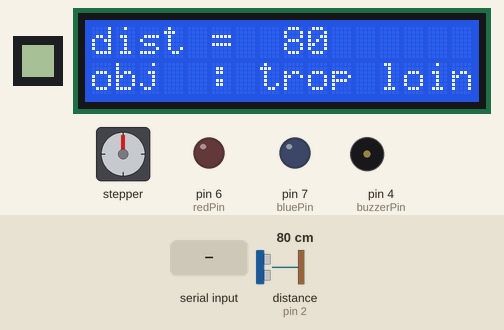
A sketch run on a simulated Arduino Mega 2560, built with avr-gcc and run on an emulated ATmega2560. Shown: 8×8 one-colour display, 16×2 character LCD, stepper motor, output pins drawn as LEDs (lit = HIGH), buzzer (waves = sounding). Dashed ring = blinking. The inputs (shaded band) are chosen by the test bench; at power-on: distance to the obstacle (sensor on pin 2) 80 cm. The echo pulse lasts 58.3 µs per cm; stepper angles assume 2048 steps per turn; what the sketch prints to the serial monitor is not drawn.

Above: at 3.3 s.
3.4 s: distance to the obstacle (sensor on pin 2) set to 2 cm
At 3.68 s:
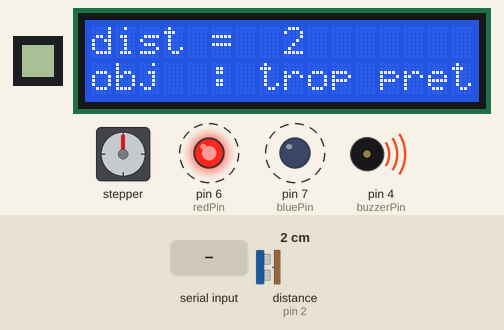
6.0 s: "g_dist\n" received over Serial
At 6.49 s:
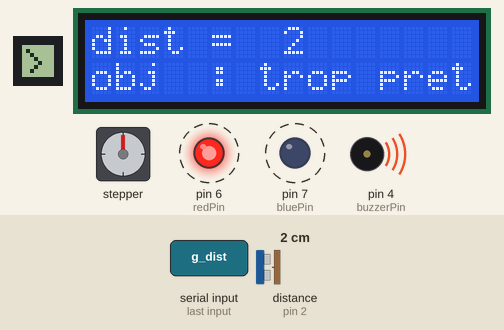
8.8 s: distance to the obstacle (sensor on pin 2) set to 35 cm
At 9.28 s:
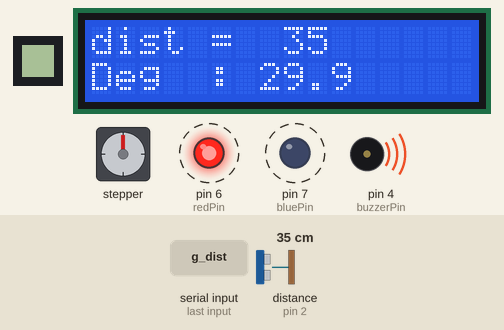
11.6 s: "cfg;1\n" received over Serial
At 11.96 s:
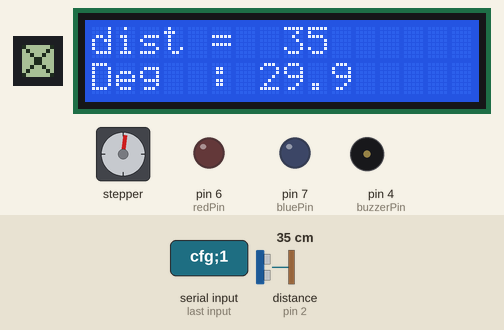
14.3 s: distance to the obstacle (sensor on pin 2) set to 18 cm
At 15.02 s:
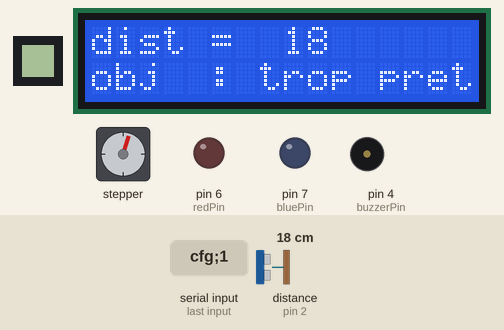
17.0 s: distance to the obstacle (sensor on pin 2) set to 13 cm
At 17.52 s:
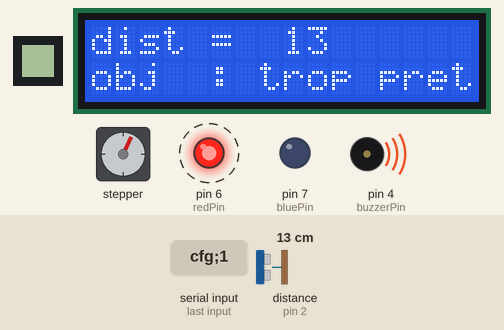
Timing chart, 0 to 20.9 s (numbered marks = the images above; inputs shaded):
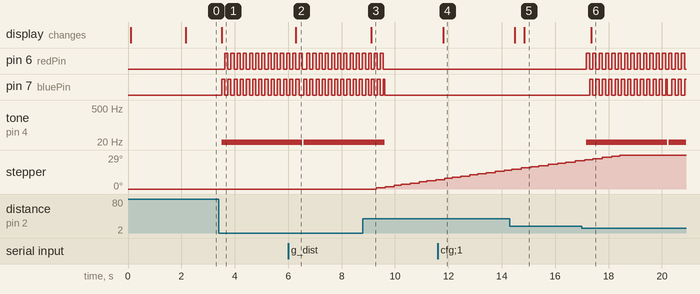

The sketch:

labo06.ino
```cpp
#include <HCSR04.h>
#include <LCD_I2C.h>
#include <U8g2lib.h>
#include <AccelStepper.h>

#define MOTOR_INTERFACE_TYPE 4

#define IN_1 31
#define IN_2 33
#define IN_3 35
#define IN_4 37

AccelStepper myStepper(MOTOR_INTERFACE_TYPE, IN_1, IN_3, IN_2, IN_4);


#define CLK_PIN 30
#define DIN_PIN 34
#define CS_PIN 32  // Chip Select

U8G2_MAX7219_8X8_F_4W_SW_SPI u8g2(
  U8G2_R0,             // rotation
  /* clock=*/CLK_PIN,  // pin Arduino reliée à CLK (horloge)
  /* data=*/DIN_PIN,   // pin Arduino reliée à DIN (données)
  /* cs=*/CS_PIN,      // pin Arduino reliée à CS (chip select)
  /* dc=*/U8X8_PIN_NONE,
  /* reset=*/U8X8_PIN_NONE);

#define TRIGGER_PIN 3
#define ECHO_PIN 2

int buzzerPin = 4;
int frequence = 1;

int redPin = 6;
int bluePin = 7;

LCD_I2C lcd(0x27, 16, 2);

HCSR04 hc(TRIGGER_PIN, ECHO_PIN);

const long interval = 100;

enum etat_distance { ALERTE,
                     TROP_PROCHE,
                     MOTEUR,
                     TROP_LOIN };
etat_distance etatDistance = TROP_LOIN;
int distance;
int previousDistance = -1;

unsigned long tempsDepuisLoin = 0;
bool objetEstLoin = false;
const unsigned long delaiExtinction = 3000;
bool firstTime = true;
int alerte = 15;


long targetPosition = 0;
long previousTarget = -1;
float degree;

int maxSpeed = 500;
int maxAccel = 100;
int inf = 30;
int sup = 60;

bool alarmeActive = false;
unsigned long alarmeStartTime = 0;

unsigned long tempsAffichageSymbole = 0;
bool symboleActif = false;


void lcdstart() {
  lcd.print("2168637");
  lcd.setCursor(0, 1);
  lcd.print("labo5");
  delay(2000);
}

void setup() {
  pinMode(buzzerPin, OUTPUT);
  pinMode(redPin, OUTPUT);
  pinMode(bluePin, OUTPUT);

  ecranSetup();


  Serial.begin(115200);
  lcd.begin();
  lcd.backlight();
  lcdstart();

  myStepper.setMaxSpeed(maxSpeed);
  myStepper.setAcceleration(maxAccel);
}

void loop() {
  chercherDistance();
  affichage();
  etatSystem();
  commande();
  verifierSymbole();
  myStepper.run();
}


void chercherDistance() {
  static unsigned long previousMillis = 0;
  unsigned long currentMillis = millis();

  if (currentMillis - previousMillis >= interval) {
    previousMillis = currentMillis;
    distance = hc.dist();
  }
}


void etatSystem() {
  unsigned long currentTimes = millis();


  if (distance <= alerte) {
    etatDistance = ALERTE;

    if (!alarmeActive) {
      alarmeActive = true;
      alarmeStartTime = currentTimes;
    }

    objetEstLoin = false;
  } else if (distance > alerte && distance < inf) {
    etatDistance = TROP_PROCHE;
    objetEstLoin = false;
  } else if (distance >= inf && distance <= sup) {
    etatDistance = MOTEUR;
    objetEstLoin = false;
  } else {
    etatDistance = TROP_LOIN;
    objetEstLoin = true;
  }

  switch (etatDistance) {
    case ALERTE:
      tropPres();
      break;
    case TROP_PROCHE:
      tropPres();
      break;
    case MOTEUR:
      targetPosition = map(distance, 30, 60, 0, 1024);
      if (targetPosition != previousTarget) {
        myStepper.moveTo(targetPosition);
        previousTarget = targetPosition;
      }
      affichageMilieu(targetPosition);
      break;
    case TROP_LOIN:
      tropLoin();
      break;
  }


  if (alarmeActive) {
    if (currentTimes - alarmeStartTime <= delaiExtinction) {
      alarme();
      girophare();
    } else {
      alarmeOff();
      girophareEteint();
      alarmeActive = false;
    }
  } else {
    alarmeOff();
    girophareEteint();
  }
}


void affichage() {

  if (distance != previousDistance) {
    lcd.setCursor(6, 0);
    lcd.print("                ");
    lcd.setCursor(0, 0);
    lcd.print("dist = ");
    lcd.setCursor(8, 0);
    lcd.print(distance);

    lcd.setCursor(6, 1);

    lcd.setCursor(0, 1);
  }
}

void affichageMilieu(long steps) {
  degree = (steps / 2048.0) * 360.0;
  lcd.setCursor(0, 1);
  lcd.print("                ");
  lcd.setCursor(0, 1);
  lcd.print("Deg  : ");
  lcd.print(degree, 1);
}


void tropLoin() {
  lcd.setCursor(0, 1);
  lcd.print("                ");
  lcd.setCursor(0, 1);
  lcd.print("obj  : trop loin");
}


void tropPres() {
  lcd.setCursor(0, 1);
  lcd.print("                ");
  lcd.setCursor(0, 1);
  lcd.print("obj  : trop pret");
}


void alarme() {
  tone(buzzerPin, frequence);
}
void alarmeOff() {
  noTone(buzzerPin);
}
void girophare() {
  static unsigned long lastSwitchTime = 0;
  static bool isRedOn = true;
  unsigned long currentMillis = millis();

  if (currentMillis - lastSwitchTime >= interval) {
    lastSwitchTime = currentMillis;
    isRedOn = !isRedOn;
  }

  if (isRedOn) {
    digitalWrite(redPin, HIGH);
    digitalWrite(bluePin, LOW);
  } else {
    digitalWrite(redPin, LOW);
    digitalWrite(bluePin, HIGH);
  }
}


void girophareEteint() {
  digitalWrite(redPin, LOW);
  digitalWrite(bluePin, LOW);
}


void ecranSetup() {
  u8g2.begin();
  u8g2.setContrast(5);
  u8g2.setFont(u8g2_font_4x6_tr);
  u8g2.clearBuffer();
  u8g2.sendBuffer();
}

void verifierSymbole() {
  if (symboleActif && millis() - tempsAffichageSymbole >= 3000) {
    u8g2.clearBuffer();
    u8g2.sendBuffer();
    symboleActif = false;
  }
}


void dessinInterdit() {

  u8g2.clearBuffer();
  u8g2.drawCircle(3, 4, 3);
  u8g2.drawLine(0, 0, 8, 8);
  u8g2.sendBuffer();
  symboleActif = true;
  tempsAffichageSymbole = millis();
}

void dessinX() {
  u8g2.clearBuffer();
  u8g2.drawLine(7, 0, 0, 7);
  u8g2.drawLine(0, 0, 8, 8);
  u8g2.sendBuffer();
  symboleActif = true;
  tempsAffichageSymbole = millis();
}

void dessinWeGood() {
  u8g2.clearBuffer();
  u8g2.drawLine(4, 4, 2, 6);
  u8g2.drawLine(1, 1, 4, 4);
  u8g2.sendBuffer();
  symboleActif = true;
  tempsAffichageSymbole = millis();
}


void analyserCommande(const String& tampon, String& commande, String& arg1, String& arg2) {
  commande = "";
  arg1 = "";
  arg2 = "";

  int firstSep = tampon.indexOf(';');
  int secondSep = tampon.indexOf(';', firstSep + 1);

  if (firstSep == -1) {
    // Pas de point-virgule, c'est peut-être "stop" ou autre commande sans paramètre
    commande = tampon;
    return;
  }

  // Extraire la commande
  commande = tampon.substring(0, firstSep);

  // Extraire arg1
  if (secondSep != -1) {
    arg1 = tampon.substring(firstSep + 1, secondSep);

    arg2 = tampon.substring(secondSep + 1);
  } else {
    // Il y a une seule valeur après la commande
    arg1 = tampon.substring(firstSep + 1);
  }
}


void commande() {
  if (!Serial.available()) {
    return;
  }
  String tampon = Serial.readStringUntil('\n');

  String commande;
  String arg1, arg2;
  analyserCommande(tampon, commande, arg1, arg2);

  bool commandeValide = false;

  if (commande == "g_dist") {
    Serial.println(distance);
    dessinWeGood();
    commandeValide = true;
  } else if (commande == "cfg" && arg1 == "alm") {
    alerte = arg2.toInt();
    dessinWeGood();
    commandeValide = true;
  } else if (commande == "cfg" && arg1 == "lim_inf") {
    if (arg2.toInt() > sup) {
      Serial.println("erreur 🚫");
      dessinInterdit();
    } else {
      inf = arg2.toInt();
      dessinWeGood();
    }
    commandeValide = true;
  } else if (commande == "cfg" && arg1 == "lim_sup") {
    if (arg2.toInt() < inf) {
      Serial.println("erreur 🚫");
      dessinInterdit();
    } else {
      sup = arg2.toInt();
      dessinWeGood();
    }
    commandeValide = true;
  }

  if (!commandeValide && tampon != "") {
    dessinX();
  }
}
```

Measured:
- the behaviour switches between 16 and 15 cm on distance to the obstacle (sensor on pin 2) (found by bisection; images 5 and 6)
- after the input at 3.4 s, pin 6 (redPin): alternates HIGH for 0.12 s and LOW for 0.12 s, starting after 0.23 s; pin 7 (bluePin): alternates HIGH for 0.12 s and LOW for 0.12 s, starting after 0.11 s; tone on pin 4 (buzzerPin): silent → 1 Hz after 0.11 s; the display: changes after 0.11 s (image 1)
- after the input at 6.0 s, the display: changes after 0.29 s (image 2)
- after the input at 8.8 s, pin 6 (redPin): goes on until 9.6 s, then stays LOW; tone on pin 4 (buzzerPin): goes on until 9.6 s, then stays silent; stepper: keeps turning clockwise at about 4°/s, starting after 0.49 s; the display: changes after 0.32 s (image 3)
- after the input at 11.6 s, the display: changes after 0.20 s (image 4)
- after the input at 14.3 s, the display: first changes after 0.19 s (image 5 shows a later state)
- after the input at 17.0 s, pin 6 (redPin): alternates HIGH for 0.12 s and LOW for 0.12 s, starting after 0.17 s; pin 7 (bluePin): LOW → HIGH after 0.29 s, then moves between LOW and HIGH, repeating every 0.71 s; tone on pin 4 (buzzerPin): silent → 1 Hz after 0.17 s, → silent 3.0 s later, → 1 Hz 0.06 s later; the display: changes after 0.35 s (image 6)
